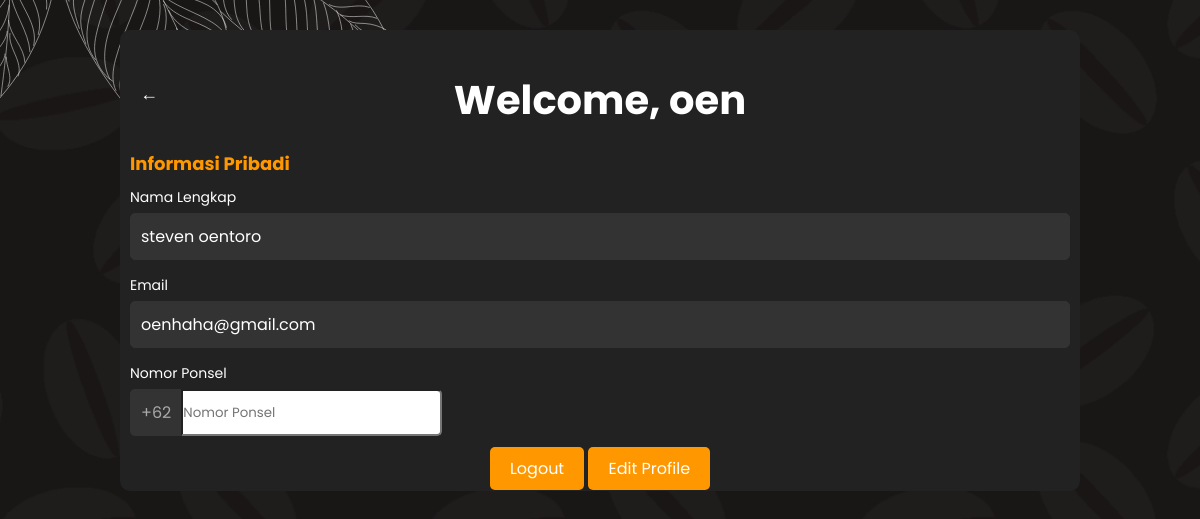
The app's page /profile_user/profileuser.php (signed in) with its own data.
### tables this page shows
CREATE TABLE `users` (
  `id` int(11) NOT NULL,
  `nama` varchar(255) NOT NULL,
  `username` varchar(255) NOT NULL,
  `email` varchar(255) NOT NULL,
  `password` varchar(255) NOT NULL,
  `user_type` varchar(20) NOT NULL DEFAULT 'customer'
);

### profile_user/profileuser.php (the view, shortened to what this page needs)
<?php
include '../config.php';
$user_id = $_SESSION['user_id'];
$query = "SELECT * FROM users WHERE id = ?";
$stmt = $conn->prepare($query);
$stmt->bind_param("i", $user_id);
$stmt->execute();
$result = $stmt->get_result();
if ($result->num_rows > 0) {
    $user = $result->fetch_assoc();
} else {
    die("query failed");
}
?>
<!DOCTYPE html>
<html lang="en">
<head>
  <link rel="stylesheet" href="profileuser.css">
</head>
<body>
  <div class="profile-container">
    <header class="profile-header">
      <button class="back-button" onclick="window.location.href='../homepage.php'">←</button>
      <div class="welcome-text">
        <h1>Welcome, <?php echo $user['username']; ?></h1>
      </div>
    </header>
    <main class="profile-content">
      <h2>Informasi Pribadi</h2>
      <form>
        <div class="form-group">
          <label for="name">Nama Lengkap</label>
          <p> <?php echo $user['nama']; ?></p>
        </div>
        <div class="form-group">
          <label for="email">Email</label>
          <p> <?php echo $user['email']; ?></p>
        </div>
        <div class="form-group">
          <label for="phone">Nomor Ponsel</label>
          <div class="input-group">
            <span class="input-group-text">+62</span>
            <input type="text" id="phone" placeholder="Nomor Ponsel" required>
          </div>
        </div>
      </form>
    </main>
    <footer class="profile-footer">
      <a href="../logout.php" class="logout-button">Logout</a>
      <a href="edit_profile.php" class="logout-button">Edit Profile</a>
    </footer>
  </div>
</body>
</html>

### profile_user/profileuser.css (style rules this page uses)
* { font-family: "Poppins", sans-serif; margin:0 ; padding: 0; box-sizing: border-box; scroll-padding-top: 4rem ; scroll-behavior: smooth; list-style: none; text-decoration: none; }
:root { --main-color:#bc9967; --second-color:#e1be6e; --text-color:#1b1b1b; --bg-color:#fff; --box-shadow : 2px 2px 10px 4px rgb(14 55 54 /15% ) }
body { font-family: Arial, sans-serif; background:url(../asset/bg.png); color: #fff; display: flex; justify-content: center; align-items: flex-start; height: 100vh; padding-top: 30px; }
.profile-container { width: 80%; max-width: auto; background: #222; border-radius: 10px; overflow: hidden; padding: 10px; }
.profile-header { text-align: center; position: relative; }
.back-button { position: absolute; top: 10px; left: 10px; background: none; border: none; color: #fff; font-size: 18px; cursor: pointer; }
.welcome-text h1 { margin-top: 30px; font-size: 40px; margin-bottom: 10px; }
.profile-content h2 { margin: 20px 0 10px; font-size: 18px; color: #ff9800; }
.form-group { margin-bottom: 15px; }
.form-group label { display: block; font-size: 14px; margin-bottom: 5px; }
.form-group p { width: 100%; padding: 10px; border: 1px solid #333; border-radius: 5px; background: #333; color: #fff; }
.input-group { display: flex; }
.input-group .input-group-text { background: #333; color: #aaa; padding: 10px; border: 1px solid #333; border-right: none; border-radius: 5px 0 0 5px; }
.input-group input { border-radius: 0 5px 5px 0; }
.profile-footer { margin-top: 20px; text-align: center; }
.logout-button { background: #ff9800; border: none; padding: 10px 20px; border-radius: 5px; color: #fff; cursor: pointer; }

### records on screen
users: username "oen", nama "steven oentoro", email "oenhaha@gmail.com"
